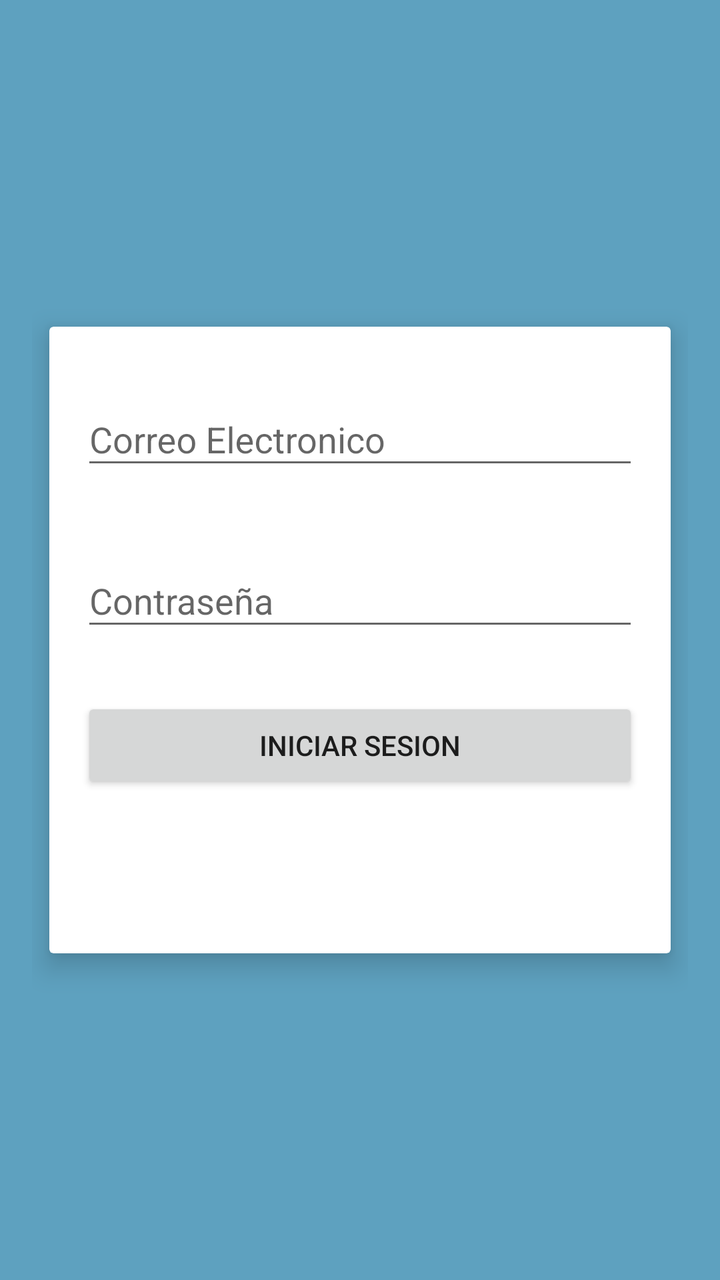
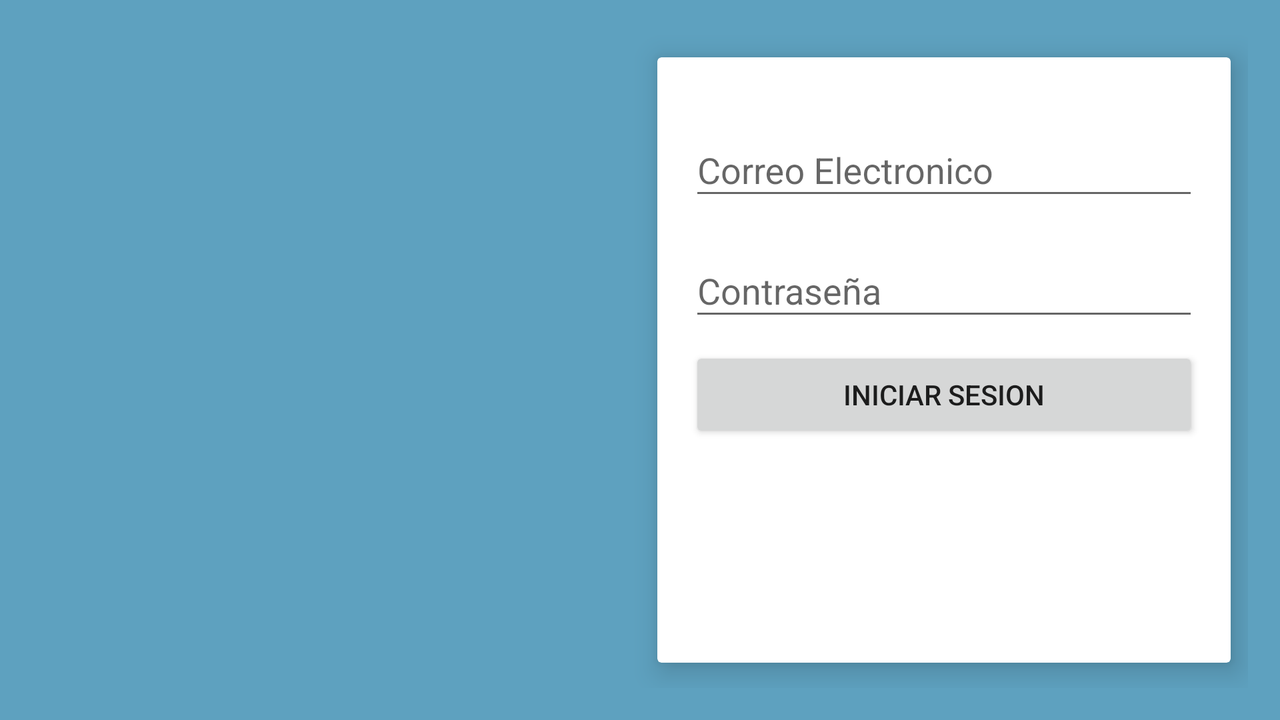

One screen, two layout resources from the same app: the default and the repository's alternative for another configuration. Each is rendered where Android would select it; the XML of both is given below.
<!-- AndroidManifest.xml: activity theme AppTheme.Login -->
<!-- res/layout/fragment_login.xml -->
<RelativeLayout
    xmlns:android="http://schemas.android.com/apk/res/android"
    xmlns:app="http://schemas.android.com/apk/res-auto"
    android:layout_width="match_parent"
    android:layout_height="match_parent"
    android:padding="@dimen/fab_margin">

    <FrameLayout
        android:layout_width="0dp"
        android:layout_height="match_parent"
        android:layout_weight="1"
        android:padding="16dp">

        <ImageView
            android:id="@+id/image_logo"
            android:layout_width="wrap_content"
            android:layout_height="wrap_content"
            android:layout_gravity="center" />

    </FrameLayout>


    <android.support.v7.widget.CardView
        android:id="@+id/card_form_container"
        android:layout_width="match_parent"
        android:layout_height="wrap_content"
        android:layout_alignParentLeft="true"
        android:layout_alignParentStart="true"
        android:layout_centerVertical="true"
        app:cardElevation="8dp"
        app:cardUseCompatPadding="true"
        app:contentPadding="16dp">

        <LinearLayout
            android:id="@+id/linear_organizer"
            android:layout_width="match_parent"
            android:layout_height="match_parent"
            android:orientation="vertical">

            <android.support.design.widget.TextInputLayout
                android:id="@+id/float_label_email"
                android:layout_width="match_parent"
                android:layout_height="wrap_content"
                android:layout_marginBottom="8dp"
                android:layout_marginTop="8dp"
                app:errorEnabled="true">

                <android.support.design.widget.TextInputEditText
                    android:id="@+id/text_field_email"
                    android:layout_width="match_parent"
                    android:layout_height="wrap_content"
                    android:hint="Correo Electronico"
                    android:imeOptions="actionNext"
                    android:inputType="textEmailAddress"/>
            </android.support.design.widget.TextInputLayout>

            <android.support.design.widget.TextInputLayout
                android:id="@+id/float_label_password"
                android:layout_width="match_parent"
                android:layout_height="wrap_content"
                android:layout_marginBottom="8dp"
                app:errorEnabled="true">

                <android.support.design.widget.TextInputEditText
                    android:id="@+id/text_field_password"
                    android:layout_width="match_parent"
                    android:layout_height="wrap_content"
                    android:hint="Contraseña"
                    android:imeOptions="actionDone"
                    android:inputType="textPassword"/>
            </android.support.design.widget.TextInputLayout>

            <Button
                android:id="@+id/button_login"
                android:layout_width="match_parent"
                android:layout_height="wrap_content"
                android:layout_marginBottom="@dimen/fab_margin"
                android:text="Iniciar Sesion"/>

            <ProgressBar
                android:id="@+id/progress_login"
                style="?android:attr/progressBarStyle"
                android:layout_width="match_parent"
                android:layout_height="wrap_content"
                android:visibility="invisible"/>

        </LinearLayout>

    </android.support.v7.widget.CardView>

</RelativeLayout>
<!-- resources referenced by this layout -->
<resources>
  <dimen name="fab_margin">16dp</dimen>
  <style name="AppTheme.Login" parent="AppTheme.NoActionBar">
          <item name="android:windowBackground">@color/colorPrimary</item>
  
      </style>
  <style name="AppTheme.NoActionBar">
          <item name="windowActionBar">false</item>
          <item name="windowNoTitle">true</item>
      </style>
  <color name="colorPrimary">#5EA1BF</color>
</resources>
<!-- res/layout-land/fragment_login.xml (the repository's variant of the layout above) -->
<!-- drawn on the phone turned sideways -->
<LinearLayout
    xmlns:android="http://schemas.android.com/apk/res/android"
    xmlns:app="http://schemas.android.com/apk/res-auto"
    android:layout_width="match_parent"
    android:layout_height="match_parent"
    android:padding="@dimen/fab_margin">

    <FrameLayout
        android:layout_width="0dp"
        android:layout_height="match_parent"
        android:layout_weight="1"
        android:padding="16dp">

        <ImageView
            android:id="@+id/image_logo"
            android:layout_width="wrap_content"
            android:layout_height="wrap_content"
            android:layout_gravity="center" />
    </FrameLayout>


    <android.support.v7.widget.CardView
        android:id="@+id/card_form_container"
        android:layout_width="0dp"
        android:layout_height="match_parent"
        android:layout_weight="1"
        app:cardElevation="8dp"
        app:cardUseCompatPadding="true"
        app:contentPadding="16dp">

        <LinearLayout
            android:id="@+id/linear_organizer"
            android:layout_width="match_parent"
            android:layout_height="match_parent"
            android:orientation="vertical">

            <android.support.design.widget.TextInputLayout
                android:id="@+id/float_label_email"
                android:layout_width="match_parent"
                android:layout_height="wrap_content"
                android:layout_marginBottom="8dp"
                android:layout_marginTop="8dp">

                <android.support.design.widget.TextInputEditText
                    android:id="@+id/text_field_email"
                    android:layout_width="match_parent"
                    android:layout_height="wrap_content"
                    android:hint="Correo Electronico"
                    android:imeOptions="actionNext"
                    android:inputType="textEmailAddress"/>
            </android.support.design.widget.TextInputLayout>

            <android.support.design.widget.TextInputLayout
                android:id="@+id/float_label_password"
                android:layout_width="match_parent"
                android:layout_height="wrap_content"
                android:layout_marginBottom="8dp">

                <android.support.design.widget.TextInputEditText
                    android:id="@+id/text_field_password"
                    android:layout_width="match_parent"
                    android:layout_height="wrap_content"
                    android:hint="Contraseña"
                    android:imeOptions="actionDone"
                    android:inputType="textPassword"/>
            </android.support.design.widget.TextInputLayout>

            <Button
                android:id="@+id/button_login"
                android:layout_width="match_parent"
                android:layout_height="wrap_content"
                android:layout_marginBottom="@dimen/fab_margin"
                android:text="Iniciar Sesion"/>

            <ProgressBar
                android:id="@+id/progress_login"
                style="?android:attr/progressBarStyle"
                android:layout_width="match_parent"
                android:layout_height="wrap_content"
                android:visibility="invisible"/>

        </LinearLayout>

    </android.support.v7.widget.CardView>

</LinearLayout>
